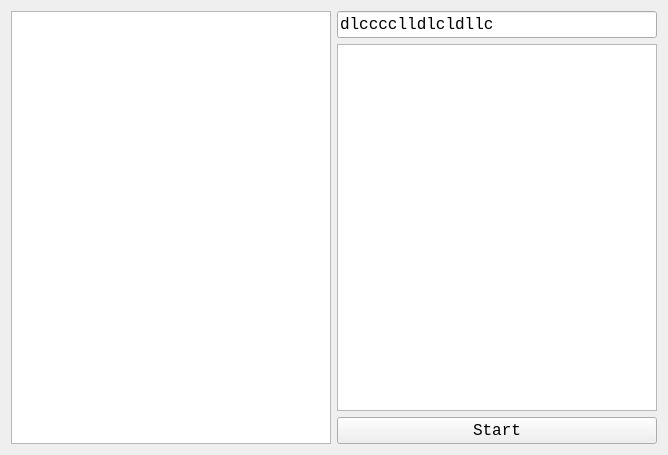
<?xml version="1.0" encoding="UTF-8"?>
<ui version="4.0">
 <class>Lab2_GUIClass</class>
 <widget class="QWidget" name="Lab2_GUIClass">
  <property name="geometry">
   <rect>
    <x>0</x>
    <y>0</y>
    <width>668</width>
    <height>455</height>
   </rect>
  </property>
  <property name="windowTitle">
   <string>Lab2_GUI</string>
  </property>
  <layout class="QHBoxLayout" name="horizontalLayout_2">
   <item>
    <widget class="QTextBrowser" name="code">
     <property name="font">
      <font>
       <family>Consolas</family>
       <pointsize>12</pointsize>
      </font>
     </property>
    </widget>
   </item>
   <item>
    <layout class="QVBoxLayout" name="verticalLayout">
     <item>
      <widget class="QLineEdit" name="input">
       <property name="font">
        <font>
         <family>Consolas</family>
         <pointsize>12</pointsize>
        </font>
       </property>
       <property name="text">
        <string>dlcccclldlcldllc</string>
       </property>
      </widget>
     </item>
     <item>
      <widget class="QTextBrowser" name="output">
       <property name="font">
        <font>
         <family>Consolas</family>
         <pointsize>12</pointsize>
        </font>
       </property>
      </widget>
     </item>
     <item>
      <widget class="QPushButton" name="start">
       <property name="font">
        <font>
         <family>Consolas</family>
         <pointsize>12</pointsize>
        </font>
       </property>
       <property name="text">
        <string>Start</string>
       </property>
      </widget>
     </item>
    </layout>
   </item>
  </layout>
 </widget>
 <layoutdefault spacing="6" margin="11"/>
 <resources>
  <include location="Lab2_GUI.qrc"/>
 </resources>
 <connections/>
</ui>
